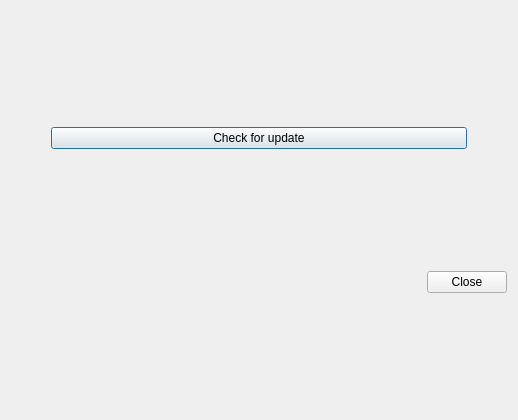
<?xml version="1.0" encoding="UTF-8"?>
<ui version="4.0">
 <class>CheckForUpdateDialog</class>
 <widget class="QDialog" name="CheckForUpdateDialog">
  <property name="geometry">
   <rect>
    <x>0</x>
    <y>0</y>
    <width>518</width>
    <height>420</height>
   </rect>
  </property>
  <property name="windowTitle">
   <string>Check for update</string>
  </property>
  <layout class="QVBoxLayout" name="verticalLayout_2">
   <item>
    <layout class="QVBoxLayout" name="qvlay_mainWidget"/>
   </item>
   <item>
    <layout class="QGridLayout" name="gridLayout">
     <item row="0" column="0">
      <spacer name="horizontalSpacer">
       <property name="orientation">
        <enum>Qt::Horizontal</enum>
       </property>
       <property name="sizeHint" stdset="0">
        <size>
         <width>40</width>
         <height>20</height>
        </size>
       </property>
      </spacer>
     </item>
     <item row="0" column="1">
      <widget class="QPushButton" name="qpb_checkForUpdate">
       <property name="sizePolicy">
        <sizepolicy hsizetype="Minimum" vsizetype="Fixed">
         <horstretch>3</horstretch>
         <verstretch>0</verstretch>
        </sizepolicy>
       </property>
       <property name="text">
        <string>Check for update</string>
       </property>
      </widget>
     </item>
     <item row="0" column="2">
      <spacer name="horizontalSpacer_2">
       <property name="orientation">
        <enum>Qt::Horizontal</enum>
       </property>
       <property name="sizeHint" stdset="0">
        <size>
         <width>40</width>
         <height>20</height>
        </size>
       </property>
      </spacer>
     </item>
    </layout>
   </item>
   <item>
    <widget class="QDialogButtonBox" name="buttonBox">
     <property name="standardButtons">
      <set>QDialogButtonBox::Close</set>
     </property>
    </widget>
   </item>
  </layout>
 </widget>
 <resources/>
 <connections/>
</ui>
